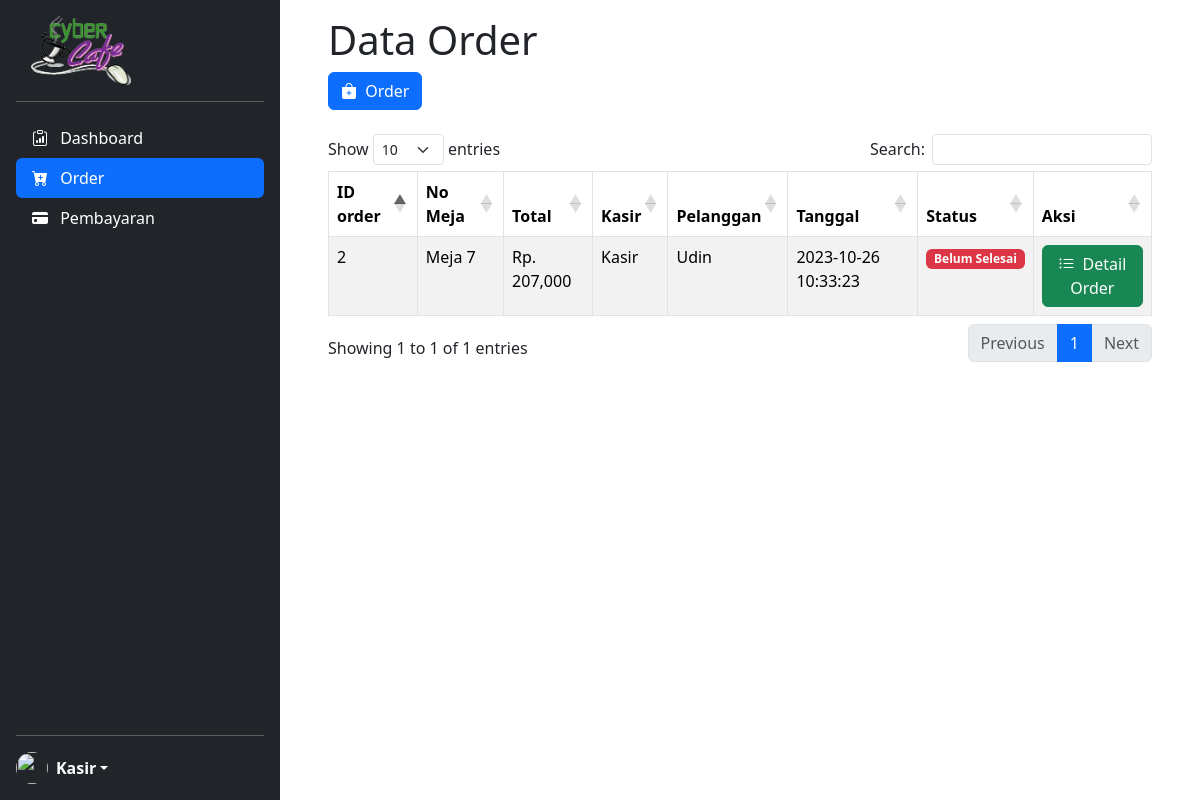
/transaksi-order.php (signed in), run on the app's committed database.
### tables this page shows
CREATE TABLE `order` (
  `id_order` int(11) NOT NULL,
  `no_meja` varchar(30) NOT NULL,
  `tanggal` datetime NOT NULL,
  `id_user` int(11) NOT NULL,
  `id_pelanggan` int(11) NOT NULL,
  `total` int(11) NOT NULL,
  `status_order` enum('Selesai','Menunggu Pembayaran','Belum Selesai') NOT NULL
);

CREATE TABLE `user` (
  `id_user` int(11) NOT NULL,
  `id_role` int(11) NOT NULL,
  `username` varchar(50) NOT NULL,
  `password` varchar(100) NOT NULL,
  `nama_user` varchar(50) NOT NULL
);

CREATE TABLE `pelanggan` (
  `id_pelanggan` int(11) NOT NULL,
  `nama_pelanggan` varchar(30) NOT NULL,
  `alamat` text NOT NULL,
  `no_telepon` varchar(13) NOT NULL,
  `jenis_kelamin` enum('Laki-laki','Perempuan') NOT NULL,
  `tempat_lahir` varchar(20) NOT NULL,
  `tanggal_lahir` date NOT NULL,
  `jenis_pelanggan` enum('Gold','Silver','Bronze') NOT NULL
);

### transaksi-order.php (the view, shortened to what this page needs)
<!DOCTYPE html>
<html>
<head>
    <?php
	include "header.php";
	?>
</head>
<body>
    <main id="fullpage">
        <?php
        include "sidebar.php";
        ?>
        <div class="container pt-3 me-0 pe-5 ps-5 scrollarea">
            <div class="row">
                <div class="col">
                    <h1>Data Order</h1>
                    <a href="tambah-order.php" class="btn btn-primary"><i class="bi-bag-plus-fill me-1"></i> Order</a><br>
                    <?php
                        $sql = "SELECT * FROM `order` o JOIN user u ON o.id_user=u.id_user JOIN pelanggan p ON o.id_pelanggan=p.id_pelanggan";
                        $order = mysqli_query($conn, $sql);
                    ?>
                    <br>
                    <table class="table table-bordered table-striped table-hover" id="data-order">
                        <thead>
                            <tr>
                                <th>ID order</th>
                                <th>No Meja</th>
                                <th>Total</th>
                                <th>Kasir</th>
                                <th>Pelanggan</th>
                                <th>Tanggal</th>
                                <th>Status</th>
                                <th>Aksi</th>
                            </tr>
                        </thead>
                        <tbody>
                            <?php foreach ($order as $row) :
                            if($row["status_order"]=='Belum Selesai') $status='danger';
                            else if($row["status_order"]=='Menunggu Pembayaran') $status='warning';
                            else if($row["status_order"]=='Selesai') $status='primary';
                            ?>
                        <tr>
                            <td><?= $row["id_order"]; ?></td>
                            <td>Meja <?= $row["no_meja"]; ?></td>
                            <td>Rp. <?= number_format($row["total"]); ?></td>
                            <td><?= $row["nama_user"]; ?></td>
                            <td><?= $row["nama_pelanggan"]; ?></td>
                            <td><?= $row["tanggal"]; ?></td>
                            <td><span class="badge bg-<?=$status?>"><?= $row["status_order"]; ?></span></td>
                            <td>
                                <?php
                                    echo "<a href='detail-order.php?id=$row[id_order]' class='btn btn-success'><i class='bi-list-ul me-1'></i> Detail Order</a>";
                                ?>
                            </td>
                        </tr>
                            <?php endforeach; ?>
                        </tbody>
                    </table>
                </div>
            </div>
        </div>
    </main>
</body>
</html>

### css/style.css (style rules this page uses)
body { min-height: 100vh; min-height: -webkit-fill-available; display: block; }
html { height: -webkit-fill-available; }
#fullpage { display: flex; flex-wrap: nowrap; height: 100vh; height: -webkit-fill-available; max-height: 100vh; overflow-x: auto; overflow-y: hidden; }
.scrollarea { overflow-y: auto; }

### data on the page
order: id_order "2", no_meja "7", total "207,000", id_user.nama_user "Kasir", id_pelanggan.nama_pelanggan "Udin", tanggal "2023-10-26 10:33:23", status_order "Belum Selesai"

### other printed values
$_SESSION['nama_user'] "Kasir"
